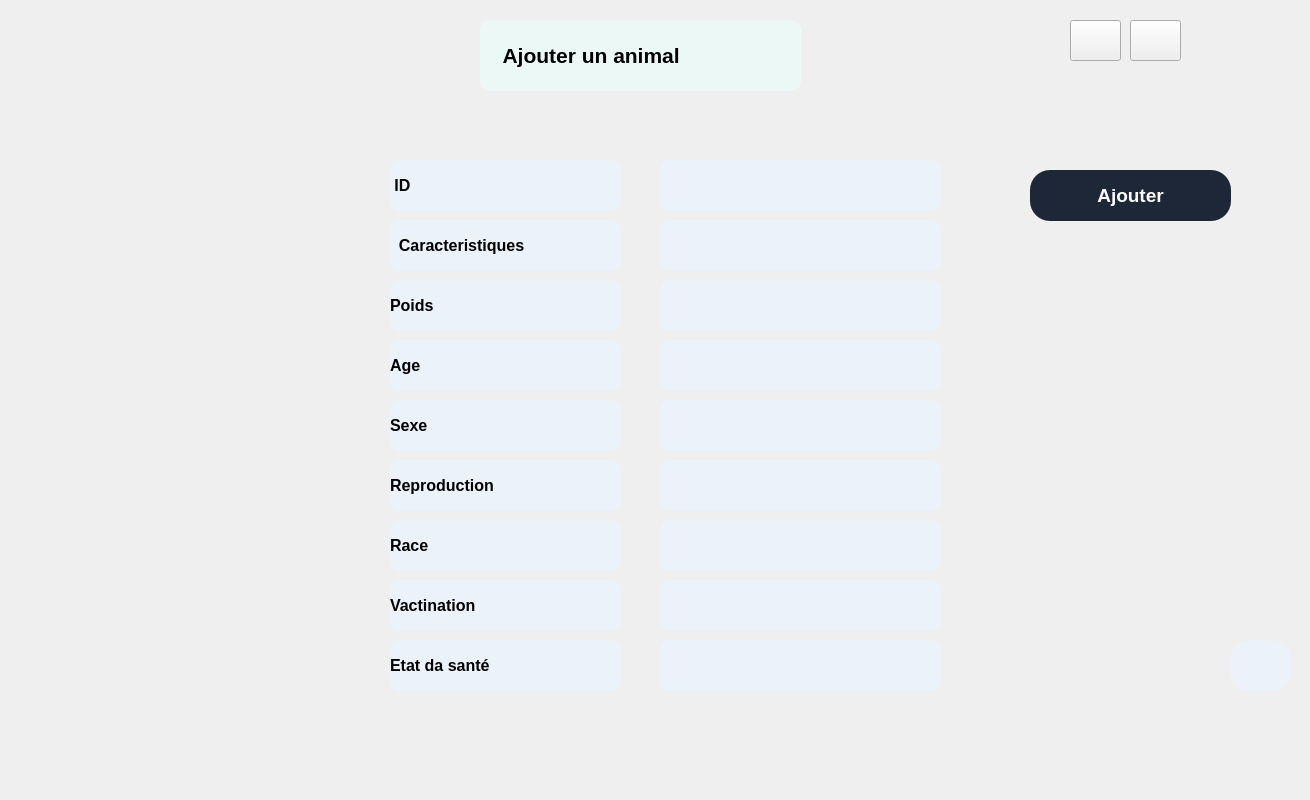
      <widget class="QWidget" name="ajoutFacturePage_4">
       <widget class="QLabel" name="label_112">
        <property name="geometry">
         <rect>
          <x>480</x>
          <y>20</y>
          <width>321</width>
          <height>71</height>
         </rect>
        </property>
        <property name="font">
         <font>
          <pointsize>16</pointsize>
          <weight>75</weight>
          <bold>true</bold>
         </font>
        </property>
        <property name="styleSheet">
         <string notr="true">QLabel{
background: #ecf8f6;
color: black;
border-radius: 10px;
}</string>
        </property>
        <property name="text">
         <string>    Ajouter un animal</string>
        </property>
       </widget>
       <widget class="QLabel" name="label_113">
        <property name="geometry">
         <rect>
          <x>390</x>
          <y>160</y>
          <width>231</width>
          <height>51</height>
         </rect>
        </property>
        <property name="font">
         <font>
          <pointsize>12</pointsize>
          <weight>75</weight>
          <bold>true</bold>
         </font>
        </property>
        <property name="styleSheet">
         <string notr="true">QLabel{
background: #EBF2FA;
color: black;
border-radius: 10px;
}</string>
        </property>
        <property name="text">
         <string> ID</string>
        </property>
       </widget>
       <widget class="QLineEdit" name="lineEdit_64">
        <property name="geometry">
         <rect>
          <x>660</x>
          <y>160</y>
          <width>281</width>
          <height>51</height>
         </rect>
        </property>
        <property name="font">
         <font>
          <pointsize>10</pointsize>
         </font>
        </property>
        <property name="styleSheet">
         <string notr="true">QLineEdit{
background: #EBF2FA;
color: black;
border-radius: 10px;
}</string>
        </property>
       </widget>
       <widget class="QLabel" name="label_114">
        <property name="geometry">
         <rect>
          <x>390</x>
          <y>220</y>
          <width>231</width>
          <height>51</height>
         </rect>
        </property>
        <property name="font">
         <font>
          <pointsize>12</pointsize>
          <weight>75</weight>
          <bold>true</bold>
         </font>
        </property>
        <property name="styleSheet">
         <string notr="true">QLabel{
background: #EBF2FA;
color: black;
border-radius: 10px;
}</string>
        </property>
        <property name="text">
         <string>  Caracteristiques</string>
        </property>
       </widget>
       <widget class="QLineEdit" name="lineEdit_65">
        <property name="geometry">
         <rect>
          <x>660</x>
          <y>220</y>
          <width>281</width>
          <height>51</height>
         </rect>
        </property>
        <property name="font">
         <font>
          <pointsize>10</pointsize>
         </font>
        </property>
        <property name="styleSheet">
         <string notr="true">QLineEdit{
background: #EBF2FA;
color: black;
border-radius: 10px;
}</string>
        </property>
       </widget>
       <widget class="QLabel" name="label_115">
        <property name="geometry">
         <rect>
          <x>390</x>
          <y>280</y>
          <width>231</width>
          <height>51</height>
         </rect>
        </property>
        <property name="font">
         <font>
          <pointsize>12</pointsize>
          <weight>75</weight>
          <bold>true</bold>
         </font>
        </property>
        <property name="styleSheet">
         <string notr="true">QLabel{
background: #EBF2FA;
color: black;
border-radius: 10px;
}</string>
        </property>
        <property name="text">
         <string>Poids</string>
        </property>
       </widget>
       <widget class="QLineEdit" name="lineEdit_66">
        <property name="geometry">
         <rect>
          <x>660</x>
          <y>280</y>
          <width>281</width>
          <height>51</height>
         </rect>
        </property>
        <property name="font">
         <font>
          <pointsize>10</pointsize>
         </font>
        </property>
        <property name="styleSheet">
         <string notr="true">QLineEdit{
background: #EBF2FA;
color: black;
border-radius: 10px;
}</string>
        </property>
       </widget>
       <widget class="QLineEdit" name="lineEdit_67">
        <property name="geometry">
         <rect>
          <x>660</x>
          <y>340</y>
          <width>281</width>
          <height>51</height>
         </rect>
        </property>
        <property name="font">
         <font>
          <pointsize>10</pointsize>
         </font>
        </property>
        <property name="styleSheet">
         <string notr="true">QLineEdit{
background: #EBF2FA;
color: black;
border-radius: 10px;
}</string>
        </property>
       </widget>
       <widget class="QLabel" name="label_116">
        <property name="geometry">
         <rect>
          <x>390</x>
          <y>340</y>
          <width>231</width>
          <height>51</height>
         </rect>
        </property>
        <property name="font">
         <font>
          <pointsize>12</pointsize>
          <weight>75</weight>
          <bold>true</bold>
         </font>
        </property>
        <property name="styleSheet">
         <string notr="true">QLabel{
background: #EBF2FA;
color: black;
border-radius: 10px;
}</string>
        </property>
        <property name="text">
         <string>Age</string>
        </property>
       </widget>
       <widget class="QLineEdit" name="lineEdit_68">
        <property name="geometry">
         <rect>
          <x>660</x>
          <y>400</y>
          <width>281</width>
          <height>51</height>
         </rect>
        </property>
        <property name="font">
         <font>
          <pointsize>10</pointsize>
         </font>
        </property>
        <property name="styleSheet">
         <string notr="true">QLineEdit{
background: #EBF2FA;
color: black;
border-radius: 10px;
}</string>
        </property>
       </widget>
       <widget class="QLabel" name="label_117">
        <property name="geometry">
         <rect>
          <x>390</x>
          <y>400</y>
          <width>231</width>
          <height>51</height>
         </rect>
        </property>
        <property name="font">
         <font>
          <pointsize>12</pointsize>
          <weight>75</weight>
          <bold>true</bold>
         </font>
        </property>
        <property name="styleSheet">
         <string notr="true">QLabel{
background: #EBF2FA;
color: black;
border-radius: 10px;
}</string>
        </property>
        <property name="text">
         <string>Sexe</string>
        </property>
       </widget>
       <widget class="QPushButton" name="addFacBtn_7">
        <property name="geometry">
         <rect>
          <x>1030</x>
          <y>170</y>
          <width>201</width>
          <height>51</height>
         </rect>
        </property>
        <property name="font">
         <font>
          <pointsize>14</pointsize>
          <weight>75</weight>
          <bold>true</bold>
         </font>
        </property>
        <property name="styleSheet">
         <string notr="true">QPushButton{
background: #1E2737;
color: white;
border-radius: 20px;
}  
QPushButton:hover
{
color: white;
background: #0FAC71;
}  </string>
        </property>
        <property name="text">
         <string>Ajouter</string>
        </property>
       </widget>
       <widget class="QPushButton" name="backMenuIrr_30">
        <property name="geometry">
         <rect>
          <x>1230</x>
          <y>640</y>
          <width>61</width>
          <height>51</height>
         </rect>
        </property>
        <property name="font">
         <font>
          <pointsize>14</pointsize>
          <weight>75</weight>
          <bold>true</bold>
         </font>
        </property>
        <property name="styleSheet">
         <string notr="true">QPushButton{
background: #EBF2FA;
color: black;
border-radius: 20px;
}  
QPushButton:hover
{
color: white;
background: #0FAC71;
} </string>
        </property>
        <property name="text">
         <string/>
        </property>
        <property name="icon">
         <iconset resource="icon/icon.qrc">
          <normaloff>:/icons/log-out.svg</normaloff>:/icons/log-out.svg</iconset>
        </property>
        <property name="iconSize">
         <size>
          <width>30</width>
          <height>30</height>
         </size>
        </property>
       </widget>
       <widget class="QLabel" name="label_126">
        <property name="geometry">
         <rect>
          <x>390</x>
          <y>460</y>
          <width>231</width>
          <height>51</height>
         </rect>
        </property>
        <property name="font">
         <font>
          <pointsize>12</pointsize>
          <weight>75</weight>
          <bold>true</bold>
         </font>
        </property>
        <property name="styleSheet">
         <string notr="true">QLabel{
background: #EBF2FA;
color: black;
border-radius: 10px;
}</string>
        </property>
        <property name="text">
         <string>Reproduction</string>
        </property>
       </widget>
       <widget class="QLineEdit" name="lineEdit_74">
        <property name="geometry">
         <rect>
          <x>660</x>
          <y>460</y>
          <width>281</width>
          <height>51</height>
         </rect>
        </property>
        <property name="font">
         <font>
          <pointsize>10</pointsize>
         </font>
        </property>
        <property name="styleSheet">
         <string notr="true">QLineEdit{
background: #EBF2FA;
color: black;
border-radius: 10px;
}</string>
        </property>
       </widget>
       <widget class="QLabel" name="label_127">
        <property name="geometry">
         <rect>
          <x>390</x>
          <y>520</y>
          <width>231</width>
          <height>51</height>
         </rect>
        </property>
        <property name="font">
         <font>
          <pointsize>12</pointsize>
          <weight>75</weight>
          <bold>true</bold>
         </font>
        </property>
        <property name="styleSheet">
         <string notr="true">QLabel{
background: #EBF2FA;
color: black;
border-radius: 10px;
}</string>
        </property>
        <property name="text">
         <string>Race</string>
        </property>
       </widget>
       <widget class="QLineEdit" name="lineEdit_75">
        <property name="geometry">
         <rect>
          <x>660</x>
          <y>520</y>
          <width>281</width>
          <height>51</height>
         </rect>
        </property>
        <property name="font">
         <font>
          <pointsize>10</pointsize>
         </font>
        </property>
        <property name="styleSheet">
         <string notr="true">QLineEdit{
background: #EBF2FA;
color: black;
border-radius: 10px;
}</string>
        </property>
       </widget>
       <widget class="QLabel" name="label_128">
        <property name="geometry">
         <rect>
          <x>390</x>
          <y>580</y>
          <width>231</width>
          <height>51</height>
         </rect>
        </property>
        <property name="font">
         <font>
          <pointsize>12</pointsize>
          <weight>75</weight>
          <bold>true</bold>
         </font>
        </property>
        <property name="styleSheet">
         <string notr="true">QLabel{
background: #EBF2FA;
color: black;
border-radius: 10px;
}</string>
        </property>
        <property name="text">
         <string>Vactination</string>
        </property>
       </widget>
       <widget class="QLineEdit" name="lineEdit_76">
        <property name="geometry">
         <rect>
          <x>660</x>
          <y>580</y>
          <width>281</width>
          <height>51</height>
         </rect>
        </property>
        <property name="font">
         <font>
          <pointsize>10</pointsize>
         </font>
        </property>
        <property name="styleSheet">
         <string notr="true">QLineEdit{
background: #EBF2FA;
color: black;
border-radius: 10px;
}</string>
        </property>
       </widget>
       <widget class="QWidget" name="factureContainer_4" native="true">
        <property name="geometry">
         <rect>
          <x>0</x>
          <y>0</y>
          <width>1301</width>
          <height>791</height>
         </rect>
        </property>
        <property name="styleSheet">
         <string notr="true">#factureContainer{
background: #6FCC4E; }</string>
        </property>
        <widget class="QWidget" name="headerContainer_7" native="true">
         <property name="geometry">
          <rect>
           <x>-30</x>
           <y>0</y>
           <width>1341</width>
           <height>80</height>
          </rect>
         </property>
         <property name="styleSheet">
          <string notr="true">#headerContainer{background: #7aa95c;}</string>
         </property>
         <widget class="QPushButton" name="settingBtn_7">
          <property name="geometry">
           <rect>
            <x>1160</x>
            <y>20</y>
            <width>51</width>
            <height>41</height>
           </rect>
          </property>
          <property name="text">
           <string/>
          </property>
          <property name="icon">
           <iconset resource="icon/icon.qrc">
            <normaloff>:/icons/settings.svg</normaloff>:/icons/settings.svg</iconset>
          </property>
          <property name="iconSize">
           <size>
            <width>30</width>
            <height>30</height>
           </size>
          </property>
         </widget>
         <widget class="QPushButton" name="notifBtn_7">
          <property name="geometry">
           <rect>
            <x>1100</x>
            <y>20</y>
            <width>51</width>
            <height>41</height>
           </rect>
          </property>
          <property name="text">
           <string/>
          </property>
          <property name="icon">
           <iconset resource="icon/icon.qrc">
            <normaloff>:/icons/notification-3-line.svg</normaloff>:/icons/notification-3-line.svg</iconset>
          </property>
          <property name="iconSize">
           <size>
            <width>30</width>
            <height>30</height>
           </size>
          </property>
         </widget>
        </widget>
        <widget class="QLabel" name="label_129">
         <property name="geometry">
          <rect>
           <x>390</x>
           <y>640</y>
           <width>231</width>
           <height>51</height>
          </rect>
         </property>
         <property name="font">
          <font>
           <pointsize>12</pointsize>
           <weight>75</weight>
           <bold>true</bold>
          </font>
         </property>
         <property name="styleSheet">
          <string notr="true">QLabel{
background: #EBF2FA;
color: black;
border-radius: 10px;
}</string>
         </property>
         <property name="text">
          <string>Etat da santé</string>
         </property>
        </widget>
        <widget class="QLineEdit" name="lineEdit_77">
         <property name="geometry">
          <rect>
           <x>660</x>
           <y>640</y>
           <width>281</width>
           <height>51</height>
          </rect>
         </property>
         <property name="font">
          <font>
           <pointsize>10</pointsize>
          </font>
         </property>
         <property name="styleSheet">
          <string notr="true">QLineEdit{
background: #EBF2FA;
color: black;
border-radius: 10px;
}</string>
         </property>
        </widget>
       </widget>
       <zorder>factureContainer_4</zorder>
       <zorder>label_112</zorder>
       <zorder>label_113</zorder>
       <zorder>lineEdit_64</zorder>
       <zorder>label_114</zorder>
       <zorder>lineEdit_65</zorder>
       <zorder>label_115</zorder>
       <zorder>lineEdit_66</zorder>
       <zorder>lineEdit_67</zorder>
       <zorder>label_116</zorder>
       <zorder>lineEdit_68</zorder>
       <zorder>label_117</zorder>
       <zorder>addFacBtn_7</zorder>
       <zorder>backMenuIrr_30</zorder>
       <zorder>label_126</zorder>
       <zorder>lineEdit_74</zorder>
       <zorder>label_127</zorder>
       <zorder>lineEdit_75</zorder>
       <zorder>label_128</zorder>
       <zorder>lineEdit_76</zorder>
      </widget>
